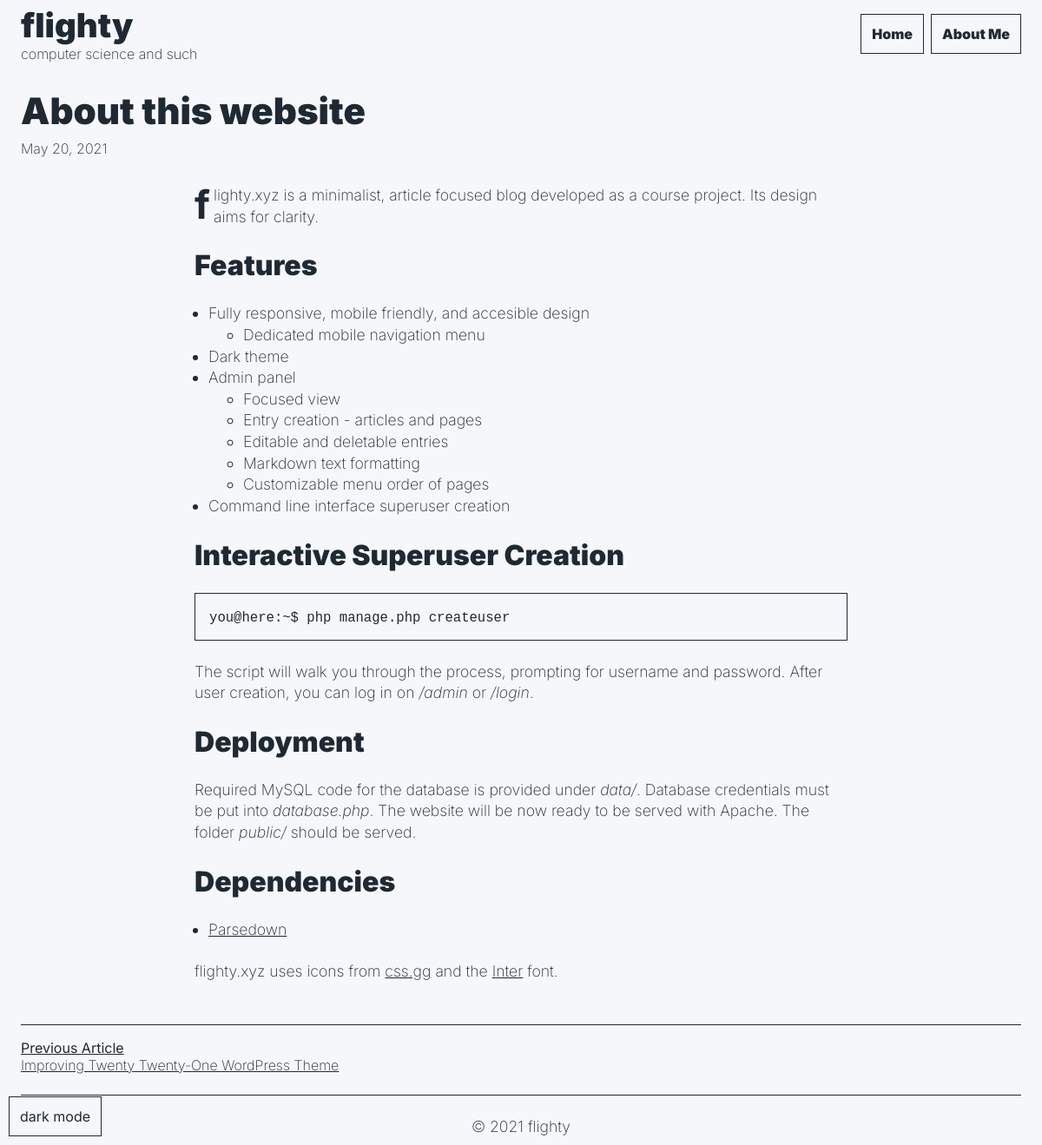
Page /src/public/article.php?id=4 on the committed database.
### tables this page shows
CREATE TABLE pages (
  id INT(11) AUTO_INCREMENT PRIMARY KEY,
  menu_index INT(11) NOT NULL,
  title VARCHAR(255) NOT NULL,
  content TEXT NOT NULL,
  content_raw TEXT NOT NULL
);

CREATE TABLE articles (
  id INT(11) AUTO_INCREMENT PRIMARY KEY,
  title VARCHAR(255) NOT NULL,
  creation_date DATETIME NOT NULL DEFAULT CURRENT_TIMESTAMP,
  description TEXT NULL,
  content TEXT NOT NULL,
  content_raw TEXT NOT NULL
);

### src/flighty.php (called while the page is built, shortened)
<?php
function include_component($file_name, $context = []){
    include "../template_components/".$file_name;
}

### src/database.php (called while the page is built, shortened)
<?php
$connection = mysqli_connect("localhost", "flighty", "[PASSWORD HERE]", "flighty");
function query($query){
    global $connection;
    $result = $connection->query($query);
    $rows = $result->fetch_all(MYSQLI_ASSOC);
    return $rows ?? [];
}

### src/public/article.php (the view, shortened to what this page needs)
<?php
require __DIR__."/../database.php";
require __DIR__."/../flighty.php";
if($_SERVER["REQUEST_METHOD"] === "POST"){
    $preview = true;
    $Parsedown = new Parsedown();
    $article = [
        "title" => addslashes($_POST["title"]),
        "creation_date" => date("Y-m-d"),
        "content" => $Parsedown->text(addslashes($_POST['content_raw'])),
    ];
}
else{
    $id = $_GET["id"];
    $article = query("SELECT title, creation_date, description, content FROM articles WHERE id = $id;")[0] ?? false;
    $previous_article = query("SELECT id, title FROM articles WHERE id < $id ORDER BY id DESC LIMIT 1;")[0] ?? [];
}
?>
<div class="fly-content-wrapper">
    <div>
        <?php include_component("nav.php") ?>
            <article>
                <h1 class="fly-margin-small-bottom"><?= $article["title"] ?></h1>
                <div class="fly-margin-horizontal">
                    <?php
                    echo date("M d, Y", strtotime($article["creation_date"]));
                    ?>
                </div>
                <div class="fly-width-2-3 fly-dropcap fly-margin-auto-horizontal fly-article" style="margin-top: 32px">
                    <?= $article["content"] ?>
                </div>
            </article>
        </div>
        <div>
            <?php if(!isset($preview)): ?>
            <div class="fly-margin fly-border-top fly-padding-top fly-flex fly-flex-space-between fly-flex-wrap">
                <div>
                    <?php if($previous_article): ?>
                        <a class="fly-article-link fly-flex fly-flex-center" href="/article?id=<?= $previous_article["id"] ?>">
                            <div>
                                <div style="font-weight: 400;">
                                Previous Article
                                </div>
                                <div>
                                    <?= $previous_article["title"] ?>
                                </div>
                            </div>
                        </a>
                    <?php endif ?>
                </div>
            </div>
        <?php
        endif;
        ?>
    </div>
</div>

### src/template_components/nav.php (shortened to what this page needs)
<?php
$pages = query("SELECT id, title FROM pages ORDER BY menu_index;");
$path = parse_url($_SERVER["REQUEST_URI"], PHP_URL_PATH);
?>
<div class="fly-width-1-1 fly-flex fly-flex-space-between fly-flex-center">
    <div>
        <a href="/" class="fly-heading fly-link-text">flighty</a>
        <div class="fly-margin-horizontal">computer science and such</div>
    </div>
    <nav class="fly-hidden-small">
        <ul class="fly-margin fly-nav">
            <li class="<?php if($path == "/") echo "fly-nav-selected" ?>">
                <a href="/">Home</a>
            </li>
            <?php foreach($pages as $page): ?>
                <li class="<?php if($path == "/page" && isset($_GET["id"]) && $page["id"] == $_GET["id"]) echo "fly-nav-selected" ?>"><a href="page?id=<?php echo $page["id"] ?>"><?php echo $page["title"] ?></a></li>
            <?php endforeach ?>
        </ul>
    </nav>
</div>

### src/public/static/css/style.css (style rules this page uses)
:root { --fly-padding: 16px; --fly-padding-small: 12px; --fly-margin: 24px; --fly-margin-small: 16px; --fly-muted-color: #f3f3f3; }
* { color: inherit; background-color: inherit; border-color: inherit; box-sizing: border-box; font-family: 'Inter', sans-serif; }
body { color: #1f2933; background-color: #f5f7fa; border-color: #1f2933; margin: 0 auto; font-weight: 200; }
p { margin: var(--fly-margin); font-size: 1.1rem; line-height: 1.4; font-weight: 200; word-break: break-word; }
pre { border-color: inherit; border: 1px solid; margin: var(--fly-margin); padding: var(--fly-padding); overflow-x: auto; }
code { font-size: 1.2em; font-family: monospace; }
a, .fly-button-text { text-decoration: underline; cursor: pointer; color: inherit; padding: 0; font: inherit; border: none; background: none; }
.fly-link-text { text-decoration: none; }
.fly-hidden-small { display: none; }
@media only screen and (min-width: 768px) { .fly-hidden-small { display: block; } }
.fly-dropcap p:first-of-type:first-letter { float: left; font-size: 45px; line-height: 1; font-weight: bold; margin-right: 4px; }
.fly-article ul { font-size: 1.1rem; line-height: 1.4; }
.fly-flex { display: flex; }
.fly-flex-space-between { justify-content: space-between; }
.fly-flex-center { align-items: center; }
.fly-flex-wrap { flex-wrap: wrap; }
.fly-content-wrapper { min-height: 100vh; display: flex; flex-direction: column; justify-content: space-between; }
[class*="fly-width-"] { width: 100%; }
@media only screen and (min-width: 768px) { .fly-width-1-1 { width: 100%; } }
@media only screen and (min-width: 768px) { .fly-width-2-3 { width: 66.66%; } }
.fly-border-top { border-top: 1px solid; }
h1, h2, h3, h4, h5, h6 { font-weight: 900; margin: var(--fly-margin); }
h1 { font-size: 2.625rem; }
h2 { font-size: 2rem; }
.fly-heading { font-weight: 900; font-size: 2.4rem; margin: var(--fly-margin); }
.fly-margin { margin: var(--fly-margin); }
.fly-margin-horizontal { margin-right: var(--fly-margin); margin-left: var(--fly-margin); }
.fly-margin-small-bottom { margin-bottom: 8px; }
.fly-margin-auto-horizontal { margin-left: auto; margin-right: auto; }
.fly-padding-top { padding-top: var(--fly-padding); }
ul.fly-nav { list-style-type: none; line-height: 30px; display: flex; }
ul.fly-nav li { margin-left: 8px; }
ul.fly-nav li a { border: 1px solid; padding: var(--fly-padding-small); font-weight: 900; text-decoration: none; }

### rows in the picture
pages: title "About Me"
articles: title "About this website", creation_date "May 20, 2021", content "flighty.xyz is a minimalist, article focused blog developed as a course project. Its design aims for clarity. Features Fully responsive, mobile friendly, and accesible design Dedicated mobile navigation menu Dark theme Admin panel Focused view Entry creation - articles and pages Editable and deletable entries Markdown text formatting Customizable menu order of pages Command line interface superuser creation Interactive Superuser Creation you@here:~$ php manage.php createuser The script will walk you through the process, prompting for username and password. After user creation, you can log in on /admin or /login . Deployment Required MySQL code for the database is provided under data/ .…"
articles: title "Improving Twenty Twenty-One WordPress Theme"
